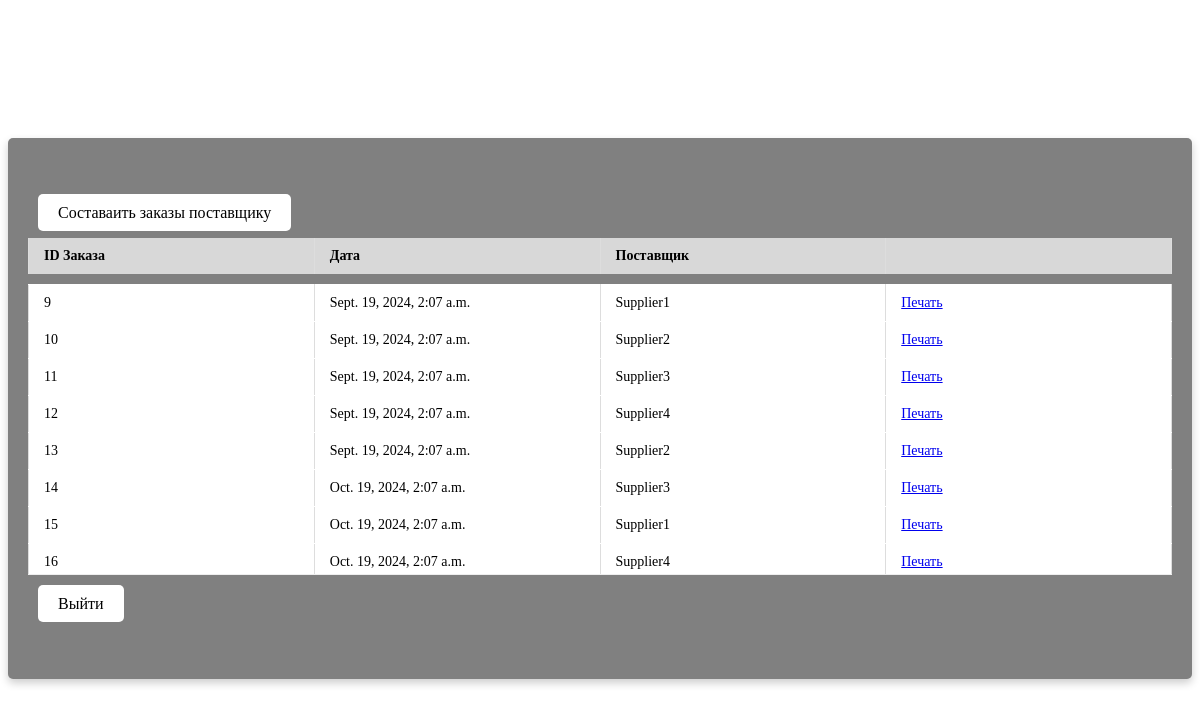
Before: /order_sup with the older database file.
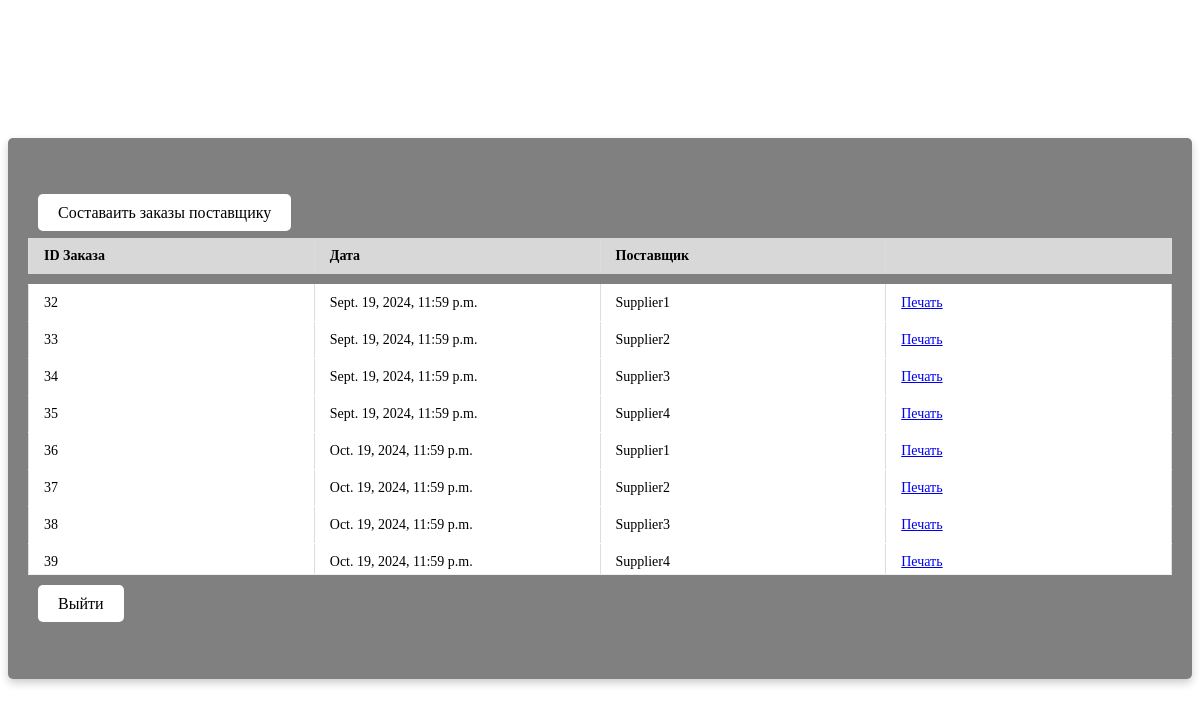
After: the same page with the newer database file.
### main/models.py (models this page shows, shortened)
class OrderSup(models.Model):
    date = models.DateTimeField(default=datetime.now())
    supplier = models.ForeignKey(Supplier, on_delete=models.CASCADE)

class Supplier(models.Model):
    name = models.CharField(max_length=100)
    address = models.CharField(max_length=200)
    phone = models.CharField(max_length=20)
    email = models.EmailField()
    def __str__(self):
        return self.name

### main/views.py (the view)
# urls.py: path('order_sup', views.order_sup, name='order_sup'),
def order_sup(request):
    context = {'title': 'Заказы для поставщиков',
               'orders': OrderSup.objects.all(),
               }
    return render(request, 'main/order_sup.html', context)

### main/templates/main/order_sup.html (shortened to what this page needs)
{% extends 'main/base.html'%}
{% block content %}
<p>
    <a href="{% url 'main:create_order_sup' %}" class="btn">Составаить заказы поставщику</a>
</p>
<div class="scroll-table">
    <table id="order_table">
        <thead>
        <tr>
            <th>ID Заказа</th>
            <th>Дата</th>
            <th>Поставщик</th>
            <th></th>
        </tr>
        </thead>
    </table>
    <div class="scroll-table-body">
        <table>
            <tbody>
            {% for order in orders %}
            <tr>
                <td>{{ order.id }}</td>
                <td>{{ order.date }}</td>
                <td>{{ order.supplier }}</td>
                <td>
                    <a href="{% url 'main:form_order_sup' order.id %}">Печать</a>
                </td>
            </tr>
            {% endfor %}
            </tbody>
        </table>
    </div>
</div>
<p>
    <a href="{% url 'main:workspace' %}" class="btn">Выйти</a>
</p>
{% endblock %}

Changed rows visible on the page:
removed OrderSup: id "9", date "Sept. 19, 2024, 2:07 a.m.", supplier "Supplier1"
removed OrderSup: id "10", date "Sept. 19, 2024, 2:07 a.m.", supplier "Supplier2"
removed OrderSup: id "11", date "Sept. 19, 2024, 2:07 a.m.", supplier "Supplier3"
removed OrderSup: id "12", date "Sept. 19, 2024, 2:07 a.m.", supplier "Supplier4"
removed OrderSup: id "13", date "Sept. 19, 2024, 2:07 a.m.", supplier "Supplier2"
removed OrderSup: id "14", date "Oct. 19, 2024, 2:07 a.m.", supplier "Supplier3"
removed OrderSup: id "15", date "Oct. 19, 2024, 2:07 a.m.", supplier "Supplier1"
removed OrderSup: id "16", date "Oct. 19, 2024, 2:07 a.m.", supplier "Supplier4"
added OrderSup: id "32", date "Sept. 19, 2024, 11:59 p.m.", supplier "Supplier1"
added OrderSup: id "33", date "Sept. 19, 2024, 11:59 p.m.", supplier "Supplier2"
added OrderSup: id "34", date "Sept. 19, 2024, 11:59 p.m.", supplier "Supplier3"
added OrderSup: id "35", date "Sept. 19, 2024, 11:59 p.m.", supplier "Supplier4"
added OrderSup: id "36", date "Oct. 19, 2024, 11:59 p.m.", supplier "Supplier1"
added OrderSup: id "37", date "Oct. 19, 2024, 11:59 p.m.", supplier "Supplier2"
added OrderSup: id "38", date "Oct. 19, 2024, 11:59 p.m.", supplier "Supplier3"
added OrderSup: id "39", date "Oct. 19, 2024, 11:59 p.m.", supplier "Supplier4"
